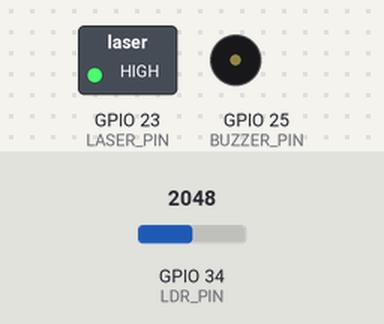
Bench run of a sketch on a simulated ESP32. Shown: switched loads named in the sketch (green lamp = pin HIGH), buzzer (waves = sounding, pin HIGH). The test bench sets the inputs (shaded band); at power-on: GPIO 34 (LDR_PIN) = 2048. What the sketch prints to the serial monitor is not drawn.

Above: at 1.2 s.
1.3 s: GPIO 34 (LDR_PIN) set to 1556
2.8 s: GPIO 34 (LDR_PIN) set to 1446
At 3.8 s:
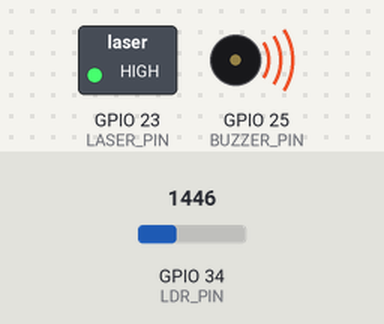
4.3 s: GPIO 34 (LDR_PIN) set to 1540
At 5.1 s:
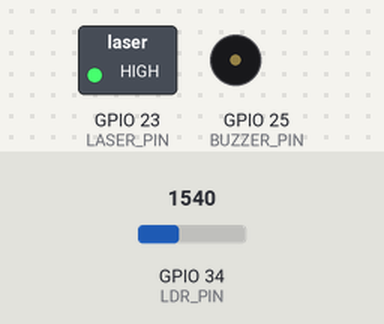
5.8 s: GPIO 34 (LDR_PIN) set to 1460
At 6.4 s:
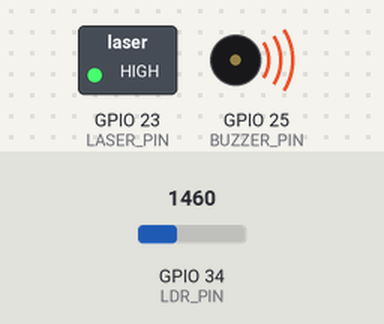
Timing chart, 0 to 8.3 s (numbered marks = the images above; inputs shaded):
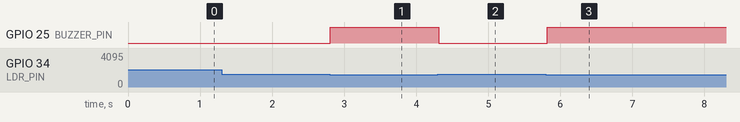

Measured:
- the behaviour switches between 1500 and 1499 on GPIO 34 (LDR_PIN) (found by bisection; images 0 and 1)
- after the input at 1.3 s, every drawn part: stays the same
- after the input at 2.8 s, GPIO 25 (BUZZER_PIN): LOW → HIGH at once
- after the input at 4.3 s, GPIO 25 (BUZZER_PIN): HIGH → LOW at once
- after the input at 5.8 s, GPIO 25 (BUZZER_PIN): LOW → HIGH at once

The sketch:

laser_tripwire.ino
```cpp
// ESP32 Laser Tripwire Alarm with Controlled Laser

#define LASER_PIN 23     // GPIO to control laser module SIGNAL pin
#define LDR_PIN 34       // Analog pin connected to LDR voltage divider
#define BUZZER_PIN 25    // Buzzer pin

int threshold = 1500;    // Adjust based on your LDR readings (0-4095)

void setup() {
  Serial.begin(115200);

  // Set pin modes
  pinMode(LASER_PIN, OUTPUT);
  pinMode(BUZZER_PIN, OUTPUT);

  // Turn laser ON initially
  digitalWrite(LASER_PIN, HIGH);
  digitalWrite(BUZZER_PIN, LOW);

  Serial.println("Laser Tripwire Alarm Starting...");
}

void loop() {
  int ldrValue = analogRead(LDR_PIN);  // Read LDR analog value
  Serial.print("LDR Value: ");
  Serial.println(ldrValue);

  if (ldrValue < threshold) {          // Beam interrupted
    digitalWrite(BUZZER_PIN, HIGH);    // Sound alarm
    Serial.println("🚨 ALERT! Laser beam interrupted!");
  } else {                             // Beam intact
    digitalWrite(BUZZER_PIN, LOW);     // No alarm
  }

  delay(100);  // Small delay for stability
}
```
